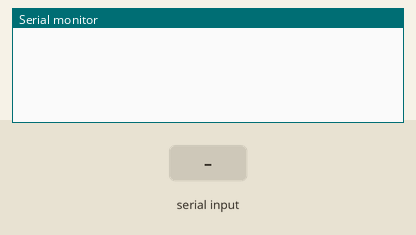
Bench run of a sketch on a simulated Arduino Uno, built with avr-gcc and run on an emulated ATmega328P. Shown: the last lines printed to the serial monitor. The test bench sets the inputs (shaded band).

Above: at 4.2 s.
4.3 s: "end 1\n" received over Serial
At 5.2 s:
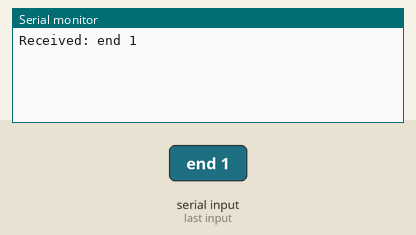
5.8 s: "end\n" received over Serial
At 6.2 s:
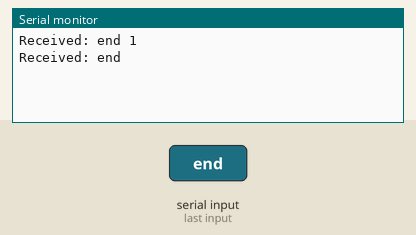
12.8 s: "-\n" received over Serial
At 15.0 s:
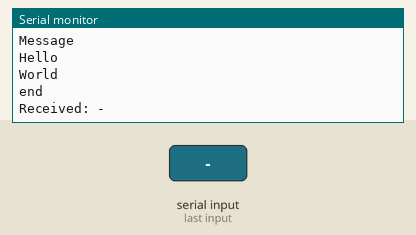
15.3 s: "90 45 200\n" received over Serial
At 16.1 s:
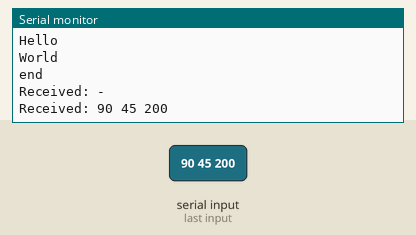
16.8 s: "90 45\n" received over Serial
At 18.0 s:
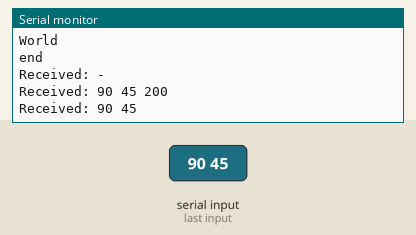
18.3 s: "end\n" received over Serial
At 21.2 s:
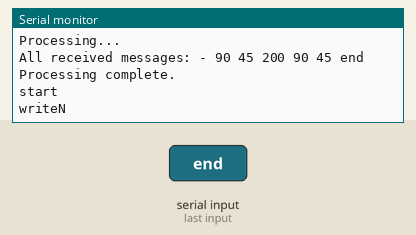
Timing chart, 0 to 22.3 s (numbered marks = the images above; inputs shaded):
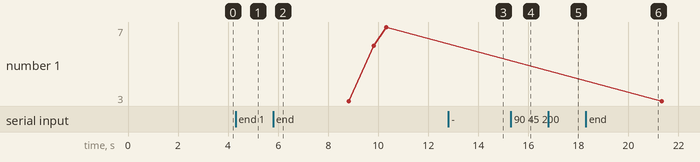

The sketch:

V5.ino
```cpp
#include <Arduino.h>

char buffer[10];  // Small buffer for one incoming message
char receivedBuffer[200]; // Stores accumulated messages
int receivedIndex = 0;   // Position tracker for receivedBuffer

bool isSending = false;
bool isProcessing = false;
unsigned long delaySend = 2000;
unsigned long delayReceive = 1000;

// Maximum tokens for processing
static const int MAX_TOKENS = 20;
static const int MAX_TOKEN_LEN = 20;
char tokens[MAX_TOKENS][MAX_TOKEN_LEN];
int tokenCount = 0;

void setup() {
  Serial.begin(9600);
  delay(3000);
  receivedBuffer[0] = '\0';
}

void loop() {
  if (isSending) {
    sendSequence();
    delay(delayReceive);
    isSending = false;
    isProcessing = false;
  } else if (isProcessing) {
    processState();
    isProcessing = false;
    isSending = true;
  } else {
    if (receiveMessage()) {
      delay(delaySend);
      isProcessing = true;
    }
  }
}

void sendSequence() {
  Serial.println("start");
  delay(500);

  // Send command parts with a delay between each, similar to numbers
  Serial.println("writeN");
  delay(500);
  Serial.println("3");
  delay(500);
  Serial.println("add");
  delay(500);
  Serial.println("6");
  delay(500);
  Serial.println("7");
  delay(500);
  Serial.println("Test");
  delay(500);
  Serial.println("Message");
  delay(500);
  Serial.println("Hello");
  delay(500);
  Serial.println("World");
  delay(500);

  Serial.println("end");
}


bool receiveMessage() {
  static int index = 0;  // Persistent index for buffer filling

  while (Serial.available() > 0) {
    char receivedChar = Serial.read();

    // Handle end of message
    if (receivedChar == '\n' || receivedChar == '\r') {
      if (index > 0) {  // Only process non-empty messages
        buffer[index] = '\0';  // Null-terminate string
        Serial.print("Received: ");
        Serial.println(buffer);

        int bufferLength = strlen(buffer);
        // Append to receivedBuffer if space allows
        if (receivedIndex + bufferLength < (int)sizeof(receivedBuffer) - 1) {
          strcat(receivedBuffer, buffer);
          strcat(receivedBuffer, " ");  // Use space as delimiter
          receivedIndex += bufferLength + 1;
        } else {
          Serial.println("Buffer overflow, cannot store more messages.");
        }

        // Reset index for next message
        index = 0;

        // If "end" was received, signal processing
        if (strcmp(buffer, "end") == 0) {
          return true;
        }
      }
    }
    else if (index < (int)sizeof(buffer) - 1) {  // Prevent buffer overflow
      buffer[index++] = receivedChar;
    }
  }
  return false;
}

void processState() {
  Serial.println("Processing...");
  Serial.print("All received messages: ");
  Serial.println(receivedBuffer);

  // Tokenize received messages
  tokenCount = tokenize(receivedBuffer, tokens, MAX_TOKENS);

  // Transform any "add" commands
  transformAddCommands(tokens, tokenCount);

  // Handle commands (like "writeN")
  handleCommands(tokens, tokenCount);

  // Reset buffers after processing
  receivedBuffer[0] = '\0';
  receivedIndex = 0;
  Serial.println("Processing complete.");
}

// ------------------------------------------------------------
// Tokenization and Command Processing
// ------------------------------------------------------------
int tokenize(const char* str, char tokens[][MAX_TOKEN_LEN], int maxTokens) {
  int count = 0;
  char tempBuffer[200];
  strncpy(tempBuffer, str, sizeof(tempBuffer));
  tempBuffer[sizeof(tempBuffer) - 1] = '\0';

  char* t = strtok(tempBuffer, " ");
  while (t != NULL && count < maxTokens) {
    strncpy(tokens[count], t, MAX_TOKEN_LEN - 1);
    tokens[count][MAX_TOKEN_LEN - 1] = '\0';
    count++;
    t = strtok(NULL, " ");
  }
  return count;
}

bool isInteger(const char* s) {
  if (*s == '\0') return false;
  if (*s == '-') s++;
  while (*s) {
    if (*s < '0' || *s > '9') return false;
    s++;
  }
  return true;
}

void transformAddCommands(char tokens[][MAX_TOKEN_LEN], int &count) {
  int i = 0;
  while (i < count) {
    if (strcmp(tokens[i], "add") == 0 && i + 2 < count) {
      char combined[MAX_TOKEN_LEN];
      combined[0] = '\0';

      if (isInteger(tokens[i + 1]) && isInteger(tokens[i + 2])) {
        int sum = atoi(tokens[i + 1]) + atoi(tokens[i + 2]);
        snprintf(combined, sizeof(combined), "%d", sum);
      } else {
        snprintf(combined, sizeof(combined), "%s%s", tokens[i + 1], tokens[i + 2]);
      }

      strncpy(tokens[i], combined, MAX_TOKEN_LEN);
      tokens[i][MAX_TOKEN_LEN - 1] = '\0';

      for (int j = i + 1; j + 2 < count; j++) {
        strncpy(tokens[j], tokens[j + 2], MAX_TOKEN_LEN);
        tokens[j][MAX_TOKEN_LEN - 1] = '\0';
      }
      count -= 2;
    }
    i++;
  }
}

void handleCommands(char tokens[][MAX_TOKEN_LEN], int count) {
  int i = 0;
  while (i < count) {
    if (strcmp(tokens[i], "writeN") == 0 && i + 1 < count) {
      int n = atoi(tokens[++i]);
      if (n <= 0) {
        Serial.println("Invalid N for writeN");
        continue;
      }
      for (int printed = 0; printed < n && i + 1 < count; printed++) {
        Serial.print("Next message [");
        Serial.print(printed + 1);
        Serial.print("]: ");
        Serial.println(tokens[++i]);
      }
    }
    i++;
  }
}
```

Measured:
- after the input at 4.3 s, the serial monitor: prints a new line at once (image 1)
- after the input at 5.8 s, the serial monitor: prints a new line at once (image 2)
- after the input at 12.8 s, the serial monitor: prints a new line after 1.0 s (image 3)
- after the input at 15.3 s, the serial monitor: prints a new line at once (image 4)
- after the input at 16.8 s, the serial monitor: prints a new line at once (image 5)
- after the input at 18.3 s, the serial monitor: prints a new line at once (image 6)
- plotted number 1: 7 → 3 after the input at 18.3 s
